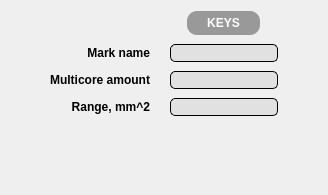
            <widget class="QWidget" name="deleteCablePage">
             <layout class="QGridLayout" name="gridLayout_10">
              <property name="leftMargin">
               <number>50</number>
              </property>
              <property name="rightMargin">
               <number>50</number>
              </property>
              <property name="bottomMargin">
               <number>79</number>
              </property>
              <property name="horizontalSpacing">
               <number>20</number>
              </property>
              <property name="verticalSpacing">
               <number>9</number>
              </property>
              <item row="0" column="1" alignment="Qt::AlignHCenter|Qt::AlignVCenter">
               <widget class="QLabel" name="deleteCableTitle">
                <property name="font">
                 <font>
                  <pointsize>9</pointsize>
                  <weight>75</weight>
                  <bold>true</bold>
                 </font>
                </property>
                <property name="styleSheet">
                 <string notr="true">background-color: rgba(153, 153, 153);
color: rgb(255, 255, 255);
padding-right: 20px;
padding-left: 20px;
padding-top: 5px;
padding-bottom: 5px;
border-radius: 10px;
</string>
                </property>
                <property name="text">
                 <string>KEYS</string>
                </property>
                <property name="alignment">
                 <set>Qt::AlignCenter</set>
                </property>
               </widget>
              </item>
              <item row="1" column="0">
               <widget class="QLabel" name="deleteCableLabel">
                <property name="font">
                 <font>
                  <pointsize>9</pointsize>
                  <weight>75</weight>
                  <bold>true</bold>
                 </font>
                </property>
                <property name="text">
                 <string>Mark name</string>
                </property>
                <property name="alignment">
                 <set>Qt::AlignRight|Qt::AlignTrailing|Qt::AlignVCenter</set>
                </property>
               </widget>
              </item>
              <item row="1" column="1">
               <widget class="QLineEdit" name="deleteCableEdit">
                <property name="font">
                 <font>
                  <pointsize>9</pointsize>
                 </font>
                </property>
                <property name="styleSheet">
                 <string notr="true">background-color: rgba(225, 225, 225);
border-radius: 5px;
border: 1px solid black</string>
                </property>
                <property name="alignment">
                 <set>Qt::AlignCenter</set>
                </property>
               </widget>
              </item>
              <item row="2" column="0">
               <widget class="QLabel" name="deleteCableLabel2">
                <property name="font">
                 <font>
                  <pointsize>9</pointsize>
                  <weight>75</weight>
                  <bold>true</bold>
                 </font>
                </property>
                <property name="text">
                 <string>Multicore amount</string>
                </property>
                <property name="alignment">
                 <set>Qt::AlignRight|Qt::AlignTrailing|Qt::AlignVCenter</set>
                </property>
               </widget>
              </item>
              <item row="2" column="1">
               <widget class="QLineEdit" name="deleteCableEdit2">
                <property name="font">
                 <font>
                  <pointsize>9</pointsize>
                 </font>
                </property>
                <property name="styleSheet">
                 <string notr="true">background-color: rgba(225, 225, 225);
border-radius: 5px;
border: 1px solid black</string>
                </property>
                <property name="alignment">
                 <set>Qt::AlignCenter</set>
                </property>
               </widget>
              </item>
              <item row="3" column="0">
               <widget class="QLabel" name="deleteCableLabel3">
                <property name="font">
                 <font>
                  <pointsize>9</pointsize>
                  <weight>75</weight>
                  <bold>true</bold>
                 </font>
                </property>
                <property name="text">
                 <string>Range, mm^2</string>
                </property>
                <property name="alignment">
                 <set>Qt::AlignRight|Qt::AlignTrailing|Qt::AlignVCenter</set>
                </property>
               </widget>
              </item>
              <item row="3" column="1">
               <widget class="QLineEdit" name="deleteCableEdit3">
                <property name="font">
                 <font>
                  <pointsize>9</pointsize>
                 </font>
                </property>
                <property name="styleSheet">
                 <string notr="true">background-color: rgba(225, 225, 225);
border-radius: 5px;
border: 1px solid black</string>
                </property>
                <property name="alignment">
                 <set>Qt::AlignCenter</set>
                </property>
               </widget>
              </item>
             </layout>
            </widget>
